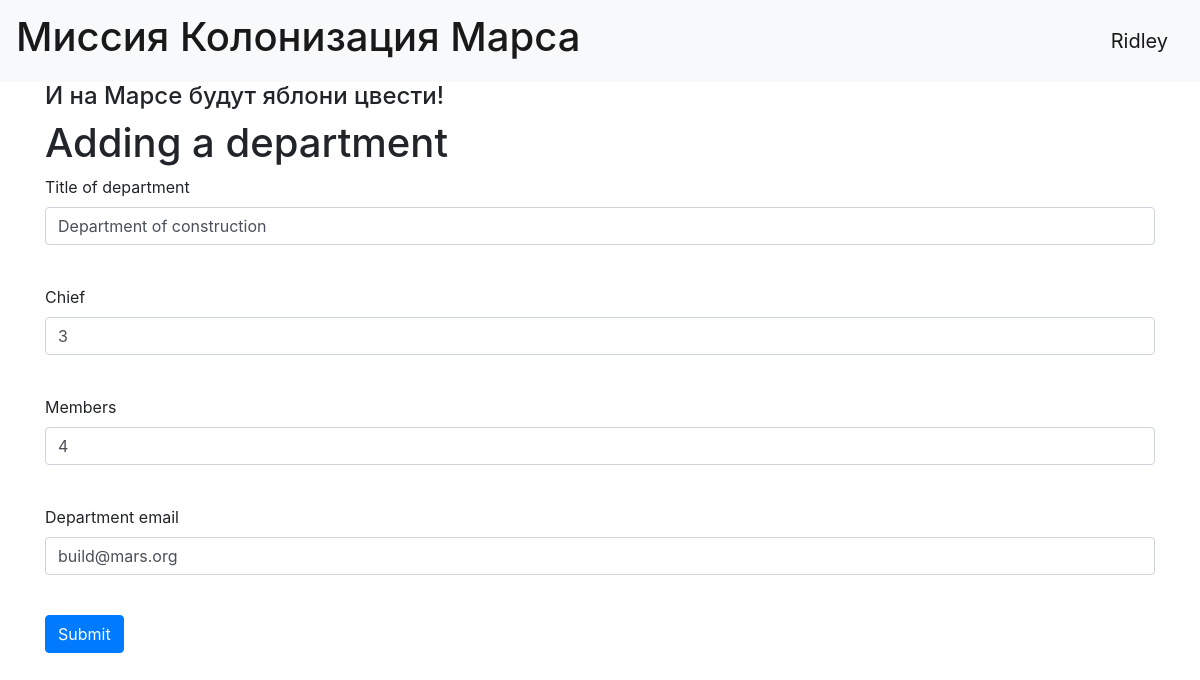
The app's page /department/1 (signed in) with its own data.
### data/users.py (models this page shows, shortened)
class User(SqlAlchemyBase, UserMixin, SerializerMixin):
    __tablename__ = 'users'
    id = sqlalchemy.Column(sqlalchemy.Integer, primary_key=True, autoincrement=True)
    surname = sqlalchemy.Column(sqlalchemy.String, nullable=True)
    name = sqlalchemy.Column(sqlalchemy.String, nullable=True)
    age = sqlalchemy.Column(sqlalchemy.Integer, nullable=True)
    city_from = sqlalchemy.Column(sqlalchemy.String, nullable=True)
    position = sqlalchemy.Column(sqlalchemy.String, nullable=True)
    speciality = sqlalchemy.Column(sqlalchemy.String, nullable=True)
    address = sqlalchemy.Column(sqlalchemy.String, nullable=True)
    email = sqlalchemy.Column(sqlalchemy.String, nullable=True, unique=True)
    hashed_password = sqlalchemy.Column(sqlalchemy.String, nullable=True)
    modified_date = sqlalchemy.Column(sqlalchemy.DateTime, nullable=True, default=datetime.datetime.now)
    jobs = orm.relationship("Jobs", back_populates='user')

### data/departments.py (models this page shows)
class Department(SqlAlchemyBase, SerializerMixin):
    __tablename__ = 'departments'
    id = sqlalchemy.Column(sqlalchemy.Integer, primary_key=True, autoincrement=True)
    title = sqlalchemy.Column(sqlalchemy.String, nullable=True)
    chief = sqlalchemy.Column(sqlalchemy.Integer, sqlalchemy.ForeignKey("users.id"))
    members = sqlalchemy.Column(sqlalchemy.String, nullable=True)
    email = sqlalchemy.Column(sqlalchemy.String, nullable=True)
    chief_user = orm.relationship('User')

### main.py (the view, shortened to what this page needs)
@app.route('/department/<int:id>', methods=['GET', 'POST'])
@login_required
def edit_department(id):
    form = DepartmentForm()
    if request.method == "GET":
        db_sess = db_session.create_session()
        department = db_sess.query(Department).filter(Department.id == id,
                                                      Department.chief_user == current_user).first()
        if current_user.id == 1:
            department = db_sess.query(Department).filter(Department.id == id).first()
        if department:
            form.title.data = department.title
            form.chief.data = department.chief
            form.members.data = department.members
            form.email.data = department.email
        else:
            abort(404)
    return render_template('department.html',
                           title='Редактирование департамента',
                           form=form
                           )

### forms/department.py
class DepartmentForm(FlaskForm):
    title = StringField('Title of department', validators=[DataRequired()])
    chief = StringField('Chief', validators=[DataRequired()])
    members = IntegerField('Members', validators=[DataRequired()])
    email = StringField('Department email')
    submit = SubmitField('Submit')

### data/db_session.py (called while the page is built)
def create_session() -> Session:
    global __factory
    return __factory()

### main.py (called while the page is built)
@login_manager.user_loader
def load_user(user_id):
    db_sess = db_session.create_session()
    return db_sess.query(User).get(user_id)

### templates/department.html (shortened to what this page needs)
{% extends "base.html" %}
{% block content %}
<h1>Adding a department</h1>
<form action="" method="post">
    <p>
        {{ form.title.label }}<br>
        {{ form.title(class="form-control") }}<br>
    </p>
    <p>
        {{ form.chief.label }}<br>
        {{ form.chief(class="form-control") }}<br>
    </p>
    <p>
        {{ form.members.label }}<br>
        {{ form.members(class="form-control") }}<br>
    </p>
    <p>
        {{ form.email.label }}<br>
        {{ form.email(class="form-control", type="email")}}<br>
    </p>
    <p>{{ form.submit(type="submit", class="btn btn-primary") }}</p>
</form>
{% endblock %}

### templates/base.html (shortened to what this page needs)
<!doctype html>
<html lang="en">
<head>
    <link rel="stylesheet"
          href="https://stackpath.bootstrapcdn.com/bootstrap/4.4.1/css/bootstrap.min.css"
>
    <link rel="stylesheet" type="text/css" href="{{url_for('static', filename='css/style.css')}}" />
</head>
<body>
<header>
    <nav class="navbar navbar-light bg-light">
        <a class="navbar-brand" href="#"><h1> Миссия Колонизация Марса</h1></a>
        {% if current_user.is_authenticated %}
    <a class="navbar-brand" href="/logout">{{ current_user.name }}</a>
{% else %}
    <p>
        <a class="btn btn-primary " href="/register">Зарегистрироваться</a>
        <a class="btn btn-success" href="/login">Войти</a>
    </p>
{% endif %}
    </nav>
</header>
<main role="main" class="container">
    <h4>И на Марсе будут яблони цвести!</h4>
    {% block content %}{% endblock %}
</main>
</body>
</html>

### records on screen
User: name "Ridley"
Department: title "Department of construction", chief "3", members "4", email "build@mars.org"
